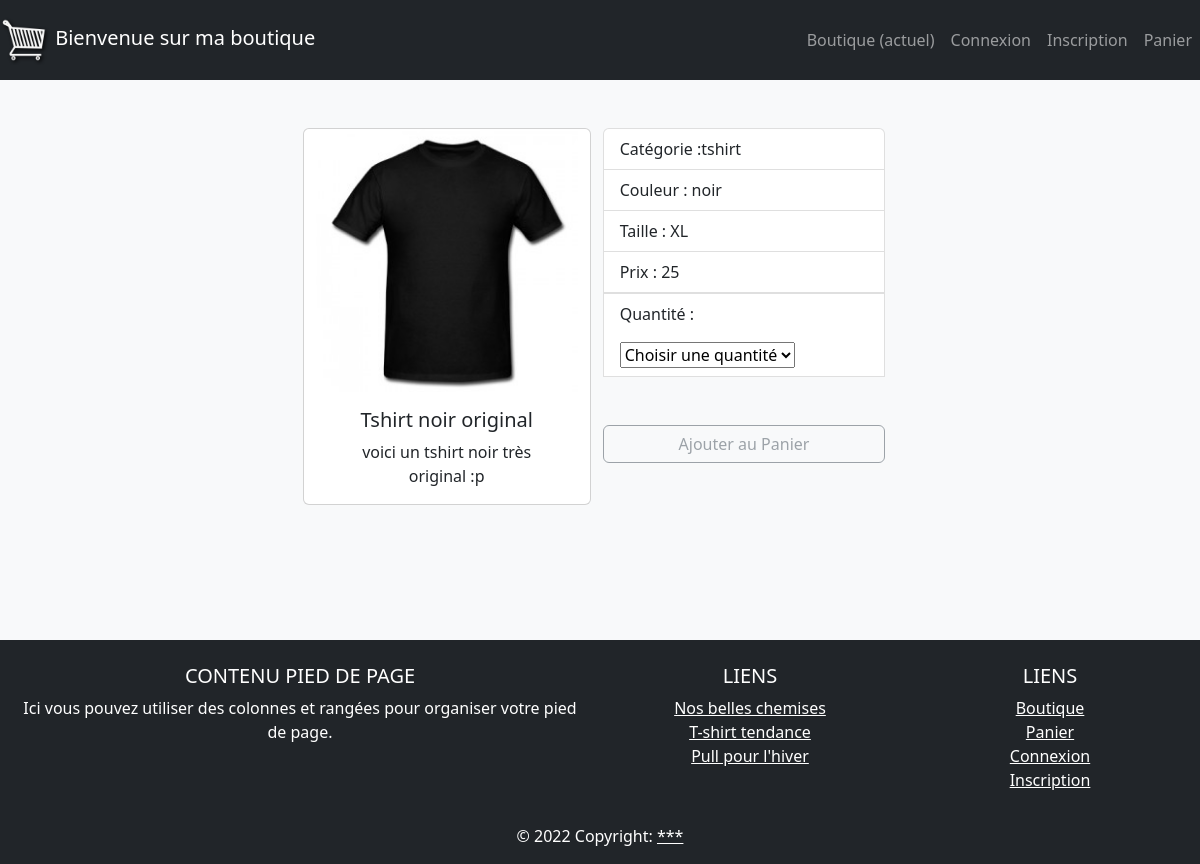
Page /fiche_produit.php?idProduit=5 on the earlier database version.
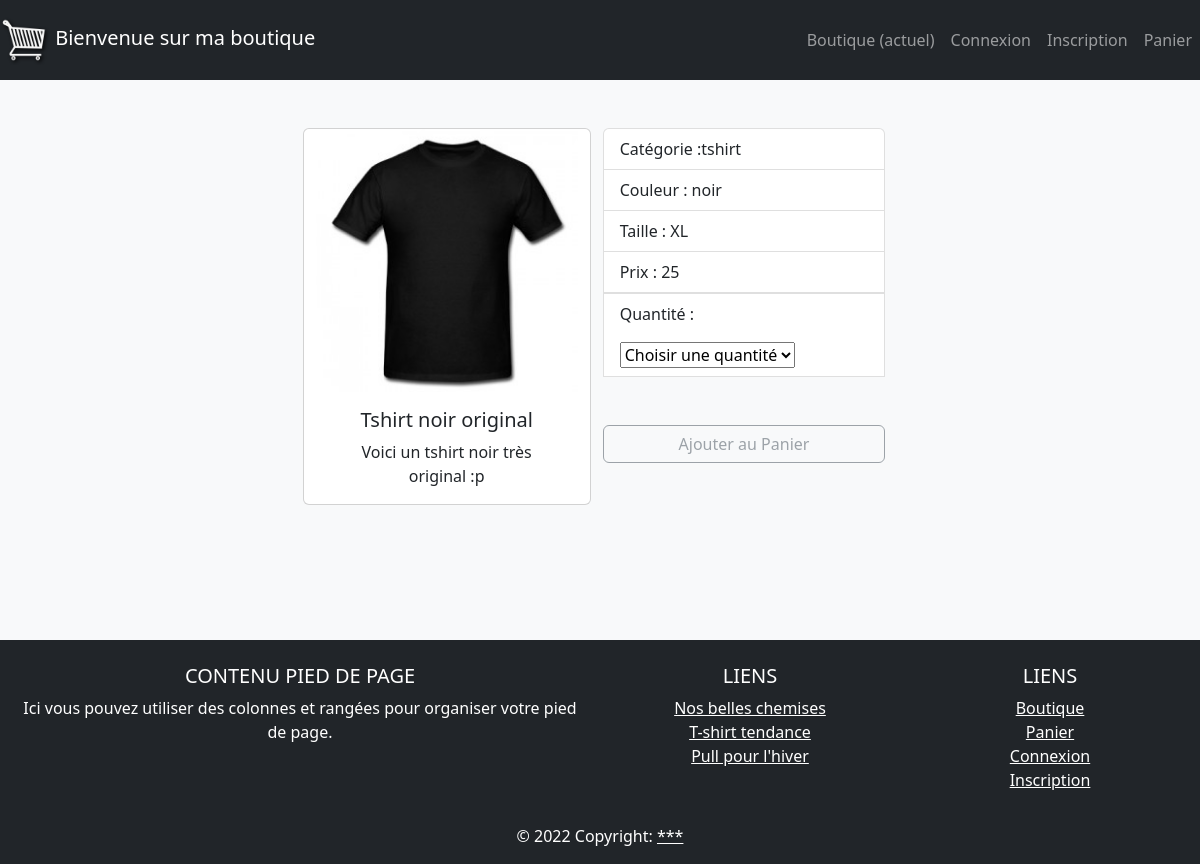
Same page on the later database version.
### tables this page shows
CREATE TABLE `produit` (
  `id_produit` int(3) NOT NULL,
  `reference` varchar(20) NOT NULL,
  `categorie` varchar(20) NOT NULL,
  `titre` varchar(100) NOT NULL,
  `description` text NOT NULL,
  `couleur` varchar(20) NOT NULL,
  `taille` varchar(5) NOT NULL,
  `public` enum('m','f','mixte') NOT NULL,
  `photo` varchar(250) NOT NULL,
  `prix` int(3) NOT NULL,
  `stock` int(3) NOT NULL
);

### inc/fonction.php (called while the page is built, shortened)
<?php
    function internauteEstConnecte() {
        if(isset($_SESSION["membre"])) {
            return true;
        } else {
            return false;
        }
    }
?>

### fiche_produit.php (the view, shortened to what this page needs)
<?php
require_once("inc/init.php");
    if(isset($_GET["idProduit"])) {
        $stmt = $pdo->query("SELECT * FROM produit WHERE id_produit = '$_GET[idProduit]' ");
       $produit = $stmt->fetch(PDO::FETCH_ASSOC);
    }
    require_once("inc/header.php");
?>
    <div class='card col-md-4' style='width: 18rem;'>
        <img class='card-img-top' src='<?= $produit["photo"]?>' alt='<?= $produit["titre"]?>'>
        <div class='card-body'>
            <h5 class='card-title text-center'><?= $produit["titre"]?></h5>
            <p class='card-text text-center'><?= $produit["description"]?></p>
        </div>
    </div>
    <div class="col-md-4">
        <ul class="list-group">
            <li class="list-group-item">Catégorie :<?= $produit["categorie"]?> </li>
            <li class="list-group-item">Couleur : <?= $produit["couleur"]?> </li>
            <li class="list-group-item">Taille : <?= $produit["taille"]?> </li>
            <li class="list-group-item">Prix : <?= $produit["prix"]?> </li>
            <form method="POST" action="panier.php">
                <li class="list-group-item">
                    <p> <span class="title"> Quantité : </span> </p>
                    <select class="custom-select" name="quantite" id="selectQuantity">
                        <option disabled selected> Choisir une quantité</option>
                    </select>
                </li>
                <input class="btn btn-outline-secondary mt-5" disabled type="submit" value="Ajouter au Panier" name="ajout_panier" style="width:100%" id="addCart">
            </form>
        </ul>
    </div>
<?php
require_once("inc/footer.php");
?>

### inc/header.php (shortened to what this page needs)
<!DOCTYPE html>
<html lang="fr">
<head>
    <link href="https://cdn.jsdelivr.net/npm/bootstrap@5.2.0-beta1/dist/css/bootstrap.min.css" rel="stylesheet">
    <link rel="stylesheet" href="css/style.css">
</head>
<body>
    <div class="container-flud">
        <nav class="navbar navbar-expand-lg navbar-dark bg-dark justify-content-start">
            <a class="navbar-brand" href="index.php">
            <img src="photo/shopping-cart-20377.png" width="50" height="50" class="d-inline-block align-center" alt="">
            Bienvenue sur ma boutique
            </a>
            <div class="collapse navbar-collapse justify-content-end" id="navbarNav">
                <ul class="navbar-nav">
                    <li class="nav-item active">
                        <a class="nav-link" href="index.php">Boutique <span class="sr-only">(actuel)</span></a>
                    </li>
                    <?php if(!internauteEstConnecte()) { ?>
                        <li class="nav-item">
                            <a class="nav-link" href="connexion.php">Connexion</a>
                        </li>
                        <li class="nav-item">
                            <a class="nav-link" href="inscription.php">Inscription</a>
                        </li>
                    <?php } else { ?>
                        <li class="nav-item">
                            <a class="nav-link" href="profil.php">Mon Profil</a>
                        </li>
                    <?php } ?>
                    <li class="nav-item position_relative">
                        <a class="nav-link" href="panier.php">Panier</a>
                    </li>
                </ul>
            </div>
        </nav>
        <main class="bg-light p-5">
            <div class="row col-md-10 mx-auto justify-content-center">

### inc/footer.php (shortened to what this page needs)
            </div>
        </main>
        <footer class="bg-dark page-footer font-small blue pt-4">
        <div class="container-fluid text-center text-md-left">
            <div class="row">
            <div class="col-md-6 mt-md-0 mt-3">
                <h5 class="text-white text-uppercase">Contenu pied de page</h5>
                <p class="text-white">Ici vous pouvez utiliser des colonnes et rangées pour organiser votre pied de page.</p>
            </div>
            <div class="col-md-3 mb-md-0 mb-3">
                <h5 class="text-white text-uppercase">Liens</h5>
                <ul class="list-unstyled">
                <li>
                    <a href="index.php?categorie=chemise" class="text-white">Nos belles chemises</a>
                </li>
                <li>
                    <a href="index.php?categorie=tshirt" class="text-white">T-shirt tendance</a>
                </li>
                <li>
                    <a href="index.php?categorie=pull" class="text-white">Pull pour l'hiver</a>
                </li>
                </ul>
            </div>
            <div class="col-md-3 mb-md-0 mb-3">
                <h5 class="text-white text-uppercase">Liens</h5>
                <ul class="list-unstyled">
                <li>
                    <a href="index.php" class="text-white">Boutique</a>
                </li>
                <li>
                    <a href="panier.php" class="text-white">Panier</a>
                </li>
                <?php if(internauteEstConnecte()) { ?>
                    <li>
                        <a href="profil.php" class="text-white">Mon profil</a>
                    </li>
                <?php } else { ?>
                    <li>
                        <a href="connexion.php" class="text-white">Connexion</a>
                    </li>
                    <li>
                        <a href="inscription.php" class="text-white">Inscription</a>
                    </li>
                <?php } ?>
                </ul>
            </div>
            </div>
        </div>
        <div class="text-white footer-copyright text-center py-3">© 2022 Copyright:
            <a href="" class="text-white"> ***</a>
        </div>
        </footer>
    </div>
</body>
</html>

### css/style.css (style rules this page uses)
nav { min-height: 10vh; }
main { min-height:70vh; }
footer { min-height: 20vh; }
.position_relative { position: relative; }

Differences in the rows shown:
changed produit "Tshirt noir original": description "voici un tshirt noir très original :p" → "Voici un tshirt noir très original :p"
